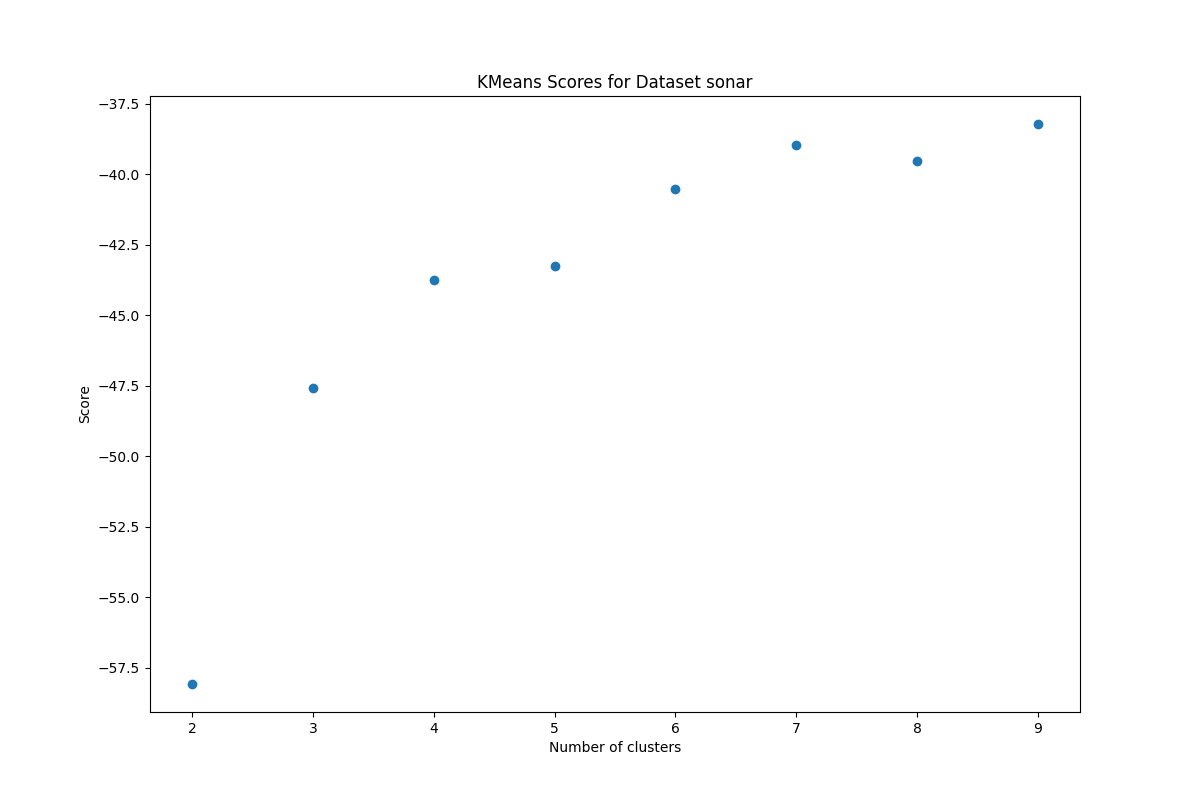

The script that saved this image:
from datasets import load_dataset
import matplotlib.pyplot as plt
from sklearn.cluster import KMeans


ds = load_dataset("mstz/sonar", split="train")

ds = ds.train_test_split(test_size=0.2, shuffle=True)

X_train = [list(sample.values())[:60] for sample in ds['train']]
X_test = [list(sample.values())[:60] for sample in ds['test']]

cluster_numbers = range(2, 10)

scores = []

for n_clusters in cluster_numbers:
    kmeans = KMeans(n_clusters=n_clusters)
    kmeans.fit(X_train)
    score = kmeans.score(X_test)
    print(f"KMeans with {n_clusters} clusters score: {score:.2f}")
    scores.append(score)

plt.figure(figsize=(12, 8))
plt.scatter(cluster_numbers, scores)
plt.xlabel("Number of clusters")
plt.ylabel("Score")
plt.title("KMeans Scores for Dataset sonar")

plt.savefig("sonar.png")

plt.show()